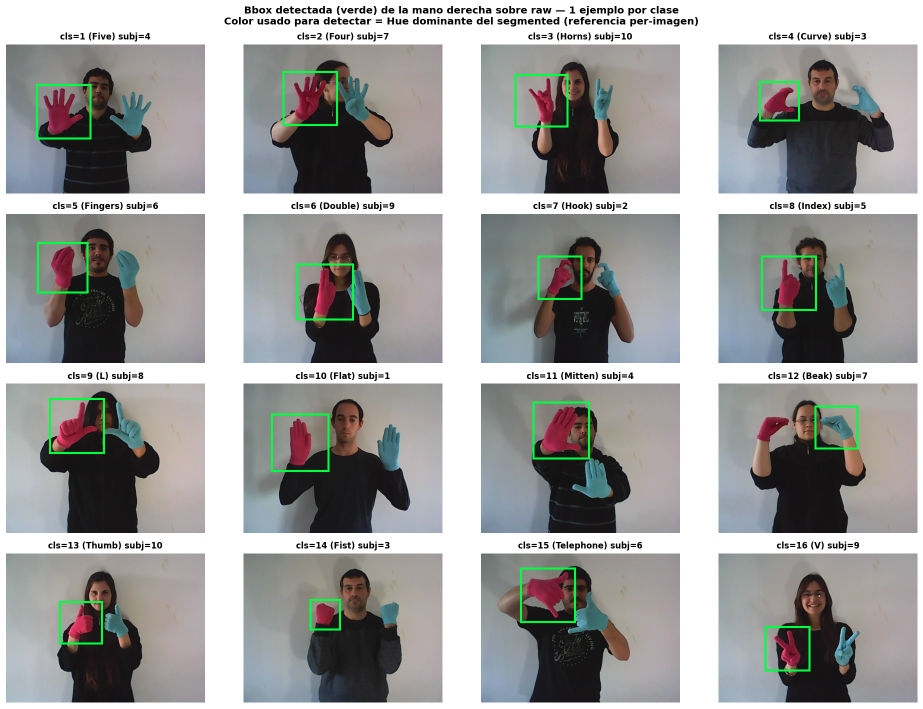
#> input picture outputs/02_yolo/figures/bboxes_per_class.png, 1846 x 1417 px, given in place of 1_1_1.png, which was not available (shown at 1/2 size)
$ python probe_glove_colors.py
#> lines starting #> are read from the running program, lines starting #| are printed output that depends on the picture; after the words box and inside, x2 and y2 are one past the last pixel; in counts of white or black regions, pixels touching at a corner belong together; pictures that were not available may be replaced by others from this repository, and a replacement may not be noted
"""Sondea los rangos HSV reales de los guantes rojo y magenta en lsa16_raw/.

Muestra los histogramas de Hue/Sat/Val sobre píxeles saturados (los guantes)
y permite ajustar los rangos con datos antes de implementar la detección.

Usa la máscara de lsa16_segmented_right_hand como "ground truth" del rojo
(es la mano derecha, que está enguantada con rojo) y por exclusión asume
que el otro componente saturado es magenta.
"""
from __future__ import annotations

import os
import sys
from pathlib import Path

import cv2
import matplotlib.pyplot as plt
import numpy as np

PROJECT_ROOT = Path(__file__).resolve().parent.parent
sys.path.insert(0, str(PROJECT_ROOT))

from src.data import RAW_DIR  # noqa: E402

# Muestra de 6 imágenes diversas
SAMPLE_FILES = [
    "1_1_1.png", "5_3_2.png", "9_5_3.png",
    "12_2_4.png", "14_4_5.png", "16_8_1.png",
]


def main() -> None:
    fig, axes = plt.subplots(len(SAMPLE_FILES), 3, figsize=(14, 4 * len(SAMPLE_FILES)))
    fig.suptitle(
        "Sondeo de colores de guantes en lsa16_raw/\n"
        "Izquierda: raw | Centro: máscara de píxeles saturados (S>100, V>50) | Derecha: histograma de Hue de esos píxeles",
        fontsize=11, fontweight="bold",
    )

    all_hues = []

    for r, fname in enumerate(SAMPLE_FILES):
        path = Path(RAW_DIR) / fname
        bgr = cv2.imread(str(path))
#> bgr is the input picture: shape (1417, 1846, 3); mean B, G, R 155.8, 157.2, 156.8
        if bgr is None:
            continue
        rgb = cv2.cvtColor(bgr, cv2.COLOR_BGR2RGB)
        hsv = cv2.cvtColor(bgr, cv2.COLOR_BGR2HSV)
#> hsv: shape (1417, 1846, 3); mean H, S, V 59.2, 25.3, 163.3
        h, s, v = cv2.split(hsv)
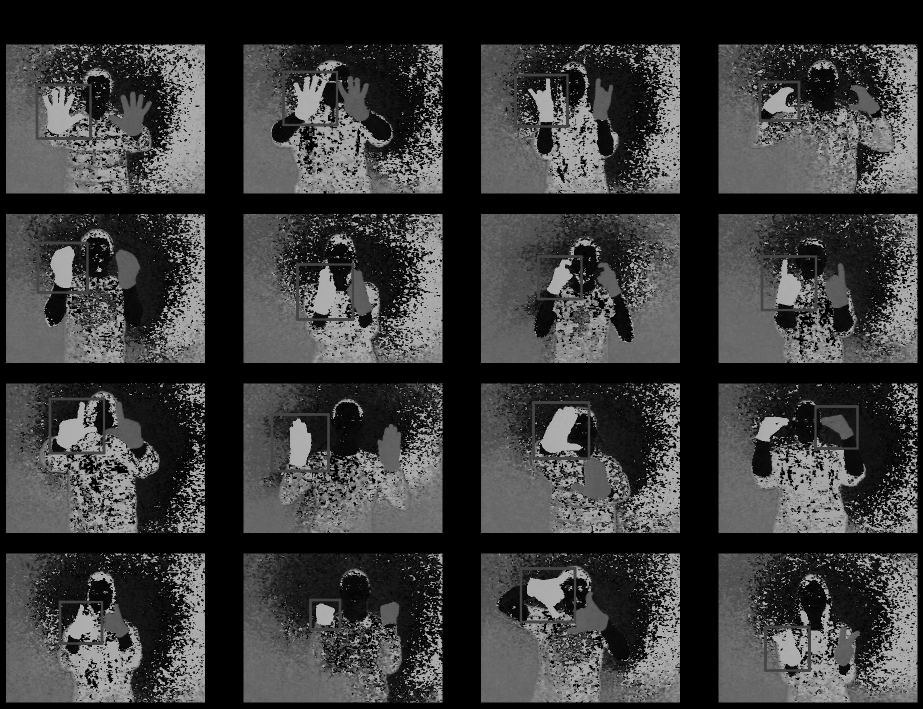
#> h: shape (1417, 1846) (shown at 1/2 size); min 0, max 179, mean 59.2
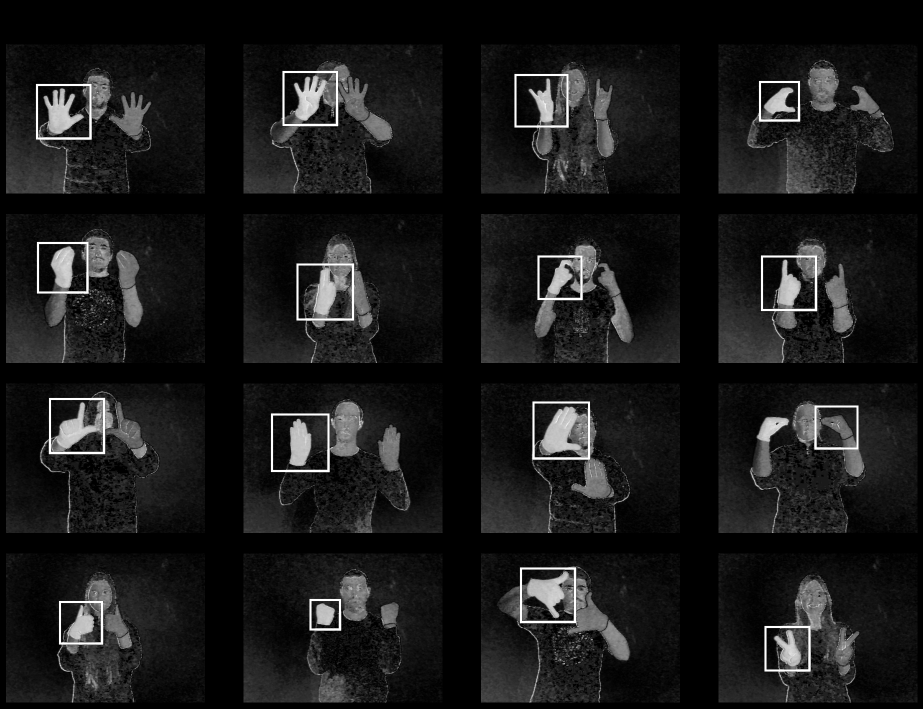
#> s: shape (1417, 1846) (shown at 1/2 size); min 0, max 255, mean 25.3
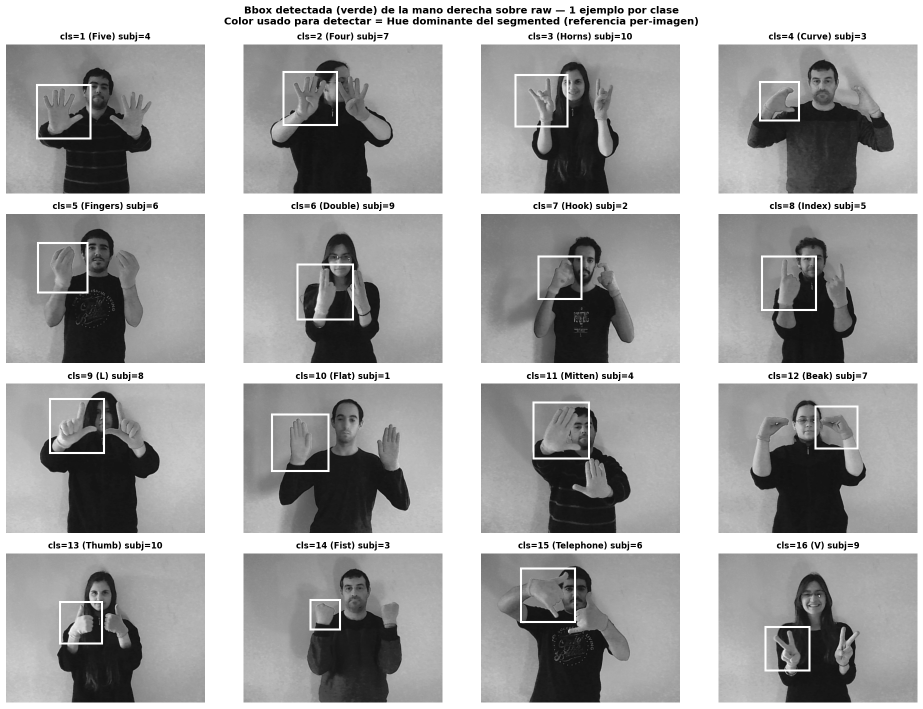
#> v: shape (1417, 1846) (shown at 1/2 size); min 0, max 255, mean 163.3

        # Máscara de "píxeles saturados" — candidatos a guante
        sat_mask = ((s > 100) & (v > 50)).astype(np.uint8) * 255
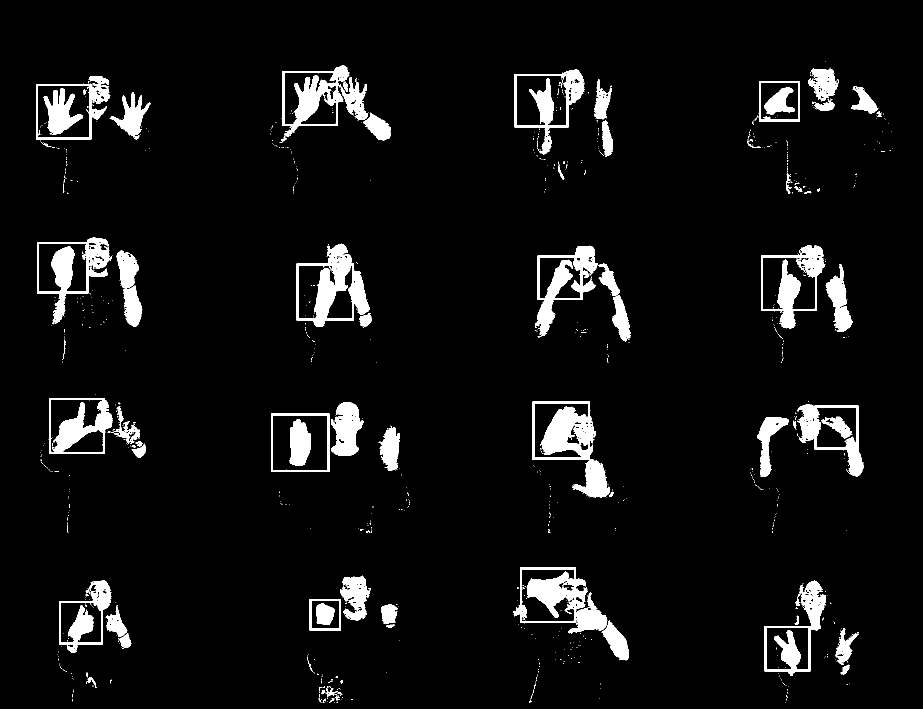
#> sat_mask: shape (1417, 1846) (shown at 1/2 size); 6% white; 933 white regions (850 under 20 px), largest, box (x1, y1, x2, y2) and area: (1064, 803, 1220, 996) 11340, (1026, 1134, 1215, 1267) 9892, (593, 487, 739, 654) 9201

        # Hue de esos píxeles
        hues_here = h[sat_mask > 0]
        all_hues.append(hues_here)

        axes[r][0].imshow(rgb)
        axes[r][0].set_title(f"{fname}", fontsize=9)
        axes[r][0].axis("off")

        axes[r][1].imshow(sat_mask, cmap="gray")
        axes[r][1].set_title(f"saturados (n={sat_mask.sum()//255})", fontsize=9)
        axes[r][1].axis("off")

        axes[r][2].hist(hues_here, bins=180, range=(0, 180), color="purple")
        axes[r][2].axvspan(0, 10, alpha=0.2, color="red", label="rojo bajo")
        axes[r][2].axvspan(170, 180, alpha=0.2, color="red", label="rojo alto")
        axes[r][2].axvspan(140, 170, alpha=0.2, color="magenta", label="magenta")
        axes[r][2].set_xlabel("Hue (0-180)")
        axes[r][2].set_ylabel("count")
        axes[r][2].legend(fontsize=7)
#> pass 2 of the loop in main, `for r, fname in enumerate(SAMPLE_FILES):`:
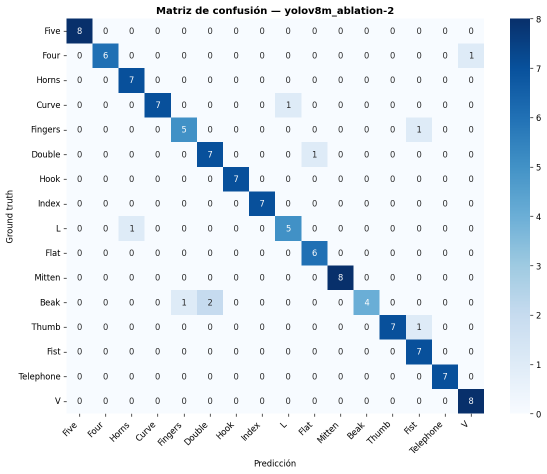
#> input picture outputs/02_yolo/figures/confusion_yolov8m_ablation-2.png, 1094 x 948 px, given in place of 5_3_2.png, which was not available (shown at 1/2 size)
#> in main, bgr is the input picture: shape (948, 1094, 3); mean B, G, R 244.9, 238.6, 231.9
#> rgb: shape (948, 1094, 3)
#> hsv: shape (948, 1094, 3); mean H, S, V 69.5, 17.6, 244.9
#> in main, `h, s, v = cv2.split(hsv)`:
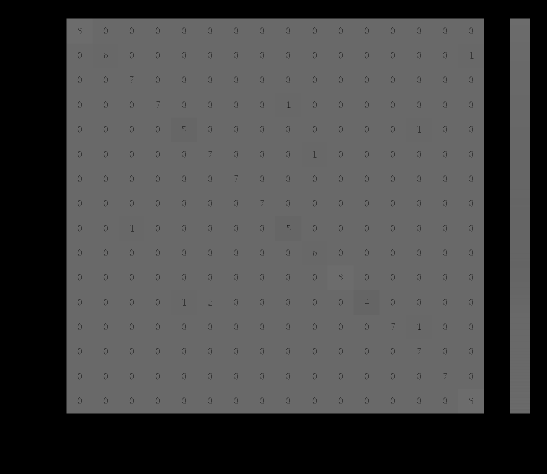
#> h: shape (948, 1094) (shown at 1/2 size); min 0, max 120, mean 69.5
#> s: shape (948, 1094)
#> v: shape (948, 1094)
#> in main, `sat_mask = ((s > 100) & (v > 50)).astype(np.uint8) * 255`:
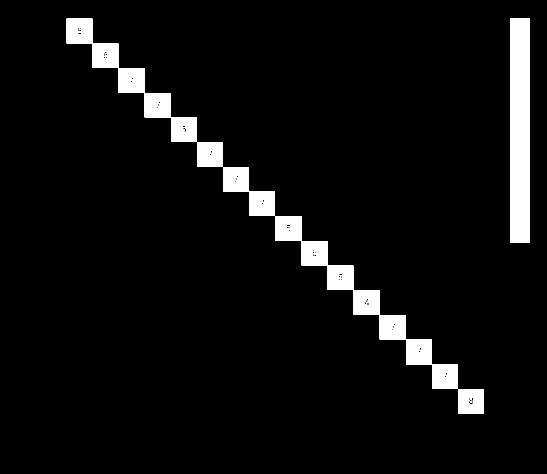
#> sat_mask: shape (948, 1094) (shown at 1/2 size); 5.6% white; 8 white regions (4 under 20 px), largest, box (x1, y1, x2, y2) and area: (133, 37, 968, 827) 40467, (1020, 37, 1060, 485) 17920, (209, 109, 214, 116) 23, (627, 504, 632, 511) 23

    out_path = PROJECT_ROOT / "outputs" / "02_yolo" / "figures" / "probe_glove_colors.png"
    out_path.parent.mkdir(parents=True, exist_ok=True)
    plt.tight_layout()
    plt.savefig(out_path, dpi=110, bbox_inches="tight")
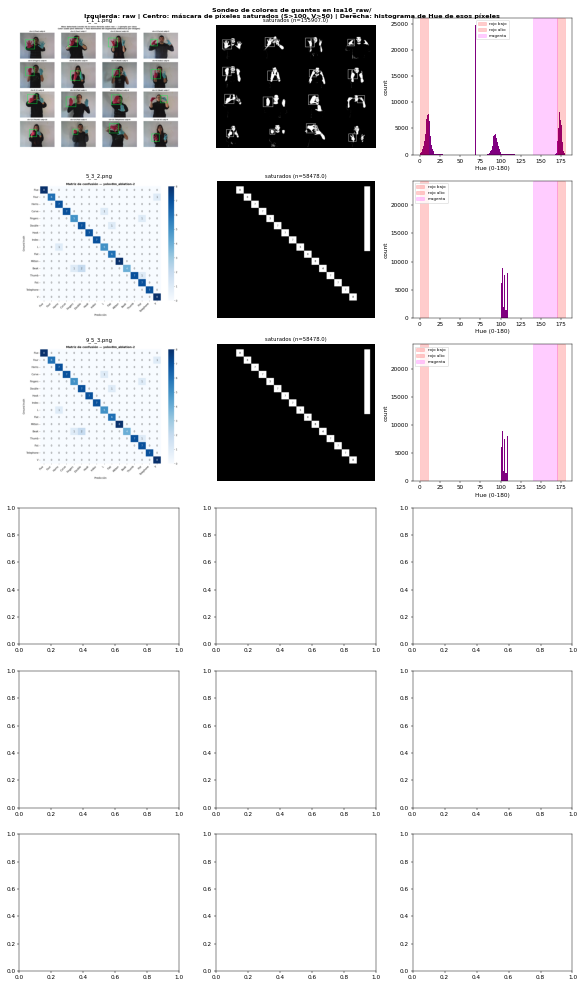
#> figure drawn by matplotlib, 9 panels; panel 3: tallest bar 24823 high, from x = 68 to 69; panel 6: tallest bar 23118 high, from x = 105 to 106; panel 9: tallest bar 23118 high, from x = 105 to 106
    print(f"Saved: {out_path}")
#| Saved: outputs/02_yolo/figures/probe_glove_colors.png

    # Estadísticas globales
    all_hues_flat = np.concatenate(all_hues)
    print(f"\nEstadísticas sobre {len(all_hues_flat):,} píxeles saturados:")
    print(f"  Hue min/p5/median/p95/max: "
          f"{all_hues_flat.min()}/{np.percentile(all_hues_flat, 5):.0f}/"
          f"{np.percentile(all_hues_flat, 50):.0f}/"
          f"{np.percentile(all_hues_flat, 95):.0f}/{all_hues_flat.max()}")
    print(f"  Distribución por bandas:")
    for lo, hi, name in [(0, 15, "rojo bajo"), (140, 170, "magenta"), (170, 180, "rojo alto")]:
        count = ((all_hues_flat >= lo) & (all_hues_flat <= hi)).sum()
        pct = 100 * count / len(all_hues_flat)
        print(f"    Hue {lo:>3}-{hi:>3} ({name:11s}): {count:>8,} px  ({pct:5.1f}%)")


if __name__ == "__main__":
    main()
